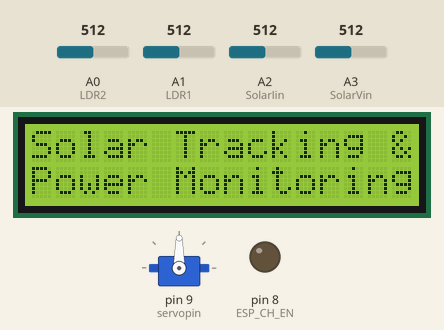
A sketch run on a simulated Arduino Uno, built with avr-gcc and run on an emulated ATmega328P. Shown: servo, 16×2 character LCD, output pins drawn as LEDs (lit = HIGH). The test bench sets the inputs (shaded band); at power-on: A0 (LDR2) = 512, A1 (LDR1) = 512, A2 (SolarIin) = 512, A3 (SolarVin) = 512. The modem accepts every AT command (registered, SIM ready, sends succeed) and sends nothing else; what the sketch prints to the serial monitor is not drawn.

Above: at 3.3 s.
3.4 s: A0 (LDR2) set to 580
15.8 s: A0 (LDR2) set to 595
At 17.8 s:
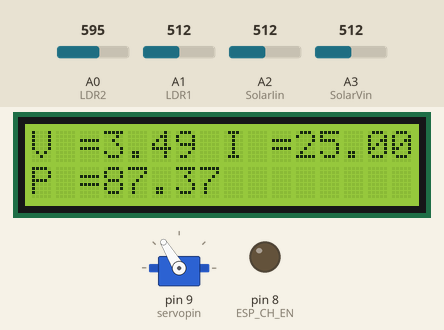
27.8 s: A1 (LDR1) set to 656
40.1 s: A1 (LDR1) set to 688
At 43.9 s:
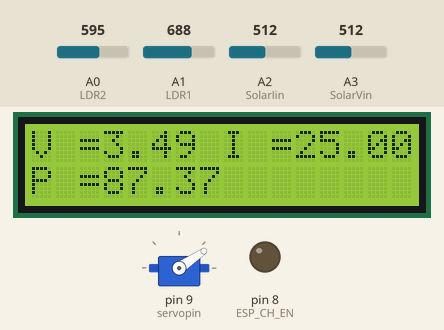
44.1 s: A2 (SolarIin) set to 716
At 52.2 s:
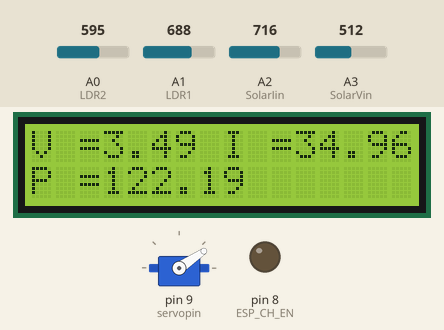
52.5 s: A3 (SolarVin) set to 306
At 63.9 s:
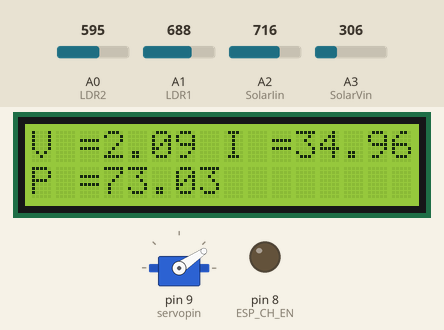
Timing chart, 0 to 65.4 s (numbered marks = the images above; inputs shaded):
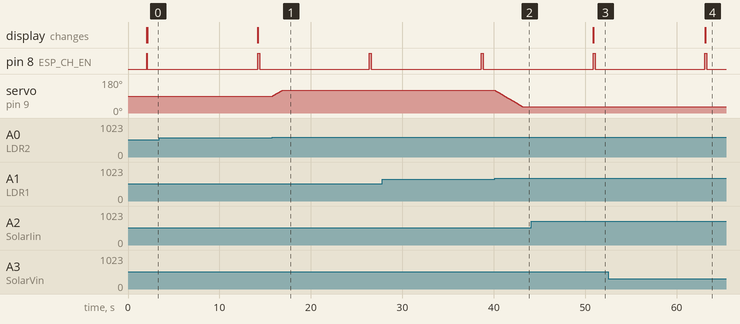

Measured:
- the behaviour switches between 587 and 588 on A0 (LDR2) (found by bisection; images 0 and 1)
- the behaviour switches between 670 and 671 on A1 (LDR1) (found by bisection; images 1 and 2)
- after the input at 15.8 s, servo on pin 9 (servopin): moves from 90° to 121° over 1.1 s, starting at once
- after the input at 40.1 s, servo on pin 9 (servopin): moves from 121° to 34° over 3.0 s, starting at once
- after the input at 44.1 s, the display: changes after 6.8 s (image 3)
- after the input at 52.5 s, the display: changes after 10.6 s (image 4)

The sketch:

Solar_Power_Monitoring.ino
```cpp
#include <SoftwareSerial.h>
#include <Servo.h>
#include <LiquidCrystal.h>

#define RX 10
#define TX 12
#define ESP_CH_EN 8
#define SolarIin A2
#define SolarVin A3

String AP = "Symcore";       // ACCESS POINT NAME
String PASS = "SymcoreWifi@123"; // AP PASSWORD
String API = "A7HGCVKDDVJRX8Q3";   // THINGSPEAK API KEY
String HOST = "api.thingspeak.com";
String PORT = "80";
String Vfield = "field1"; //THINGSPEAK VOLTAGE FIELD
String Ifield = "field2"; //THINGSPEAK CURRENT FIELD
String Pfield = "field3"; //THINGSPEAK POWER FIELD

int countTrueCommand;
int countTimeCommand;
int initial_position = 90;
int LDR1 = A1;            //connect The LDR1 on Pin A0
int LDR2 = A0;            //Connect The LDR2 on pin A1
int error = 75;
int servopin= 9;

const int rs = 6, en = 7, d4 = 2, d5 = 3, d6 = 4, d7 = 5;

double Voltage=0;
double Current=0;
double Power=0;
double valVoltage = 0;
double valCurrent = 0;
double valPower = 0;

boolean found = false;

LiquidCrystal lcd(rs, en, d4, d5, d6, d7);
SoftwareSerial ESP8266(RX,TX);
Servo SG90;

void setup()
{

  //solar tracker setup start
  SG90.attach(servopin);
  pinMode(LDR1, INPUT);
  pinMode(LDR2, INPUT);
  SG90.write(initial_position);
  delay(2000);
  //solar tracker setup end

  //Solar power Monitoring Setup Start
  pinMode(SolarVin, INPUT);
  pinMode(SolarIin, INPUT);
  pinMode(ESP_CH_EN, OUTPUT);

  lcd.begin(16, 2);
  Serial.begin(9600);
  ESP8266.begin(115200);

  digitalWrite(ESP_CH_EN, HIGH);
  sendCommand("AT",5,"OK");
  sendCommand("AT+CWMODE=1",5,"OK");
  sendCommand("AT+CWJAP=\""+ AP +"\",\""+ PASS +"\"",20,"OK");
  digitalWrite(ESP_CH_EN, LOW);
  lcd.setCursor(0, 0);
  lcd.print("Solar Tracking &");
  lcd.setCursor(0, 1);
  lcd.print("Power Monitoring &");
 //Solar power Monitoring Setup END


}

void loop() {


int starttime = millis();
int endtime = starttime;

while((endtime - starttime) <=12000) // do this loop for up to 10000mS
{
 SolarTracking();
 endtime = millis();
}

 valVoltage = getVoltageData();
 valCurrent = getCurrentData();
 valPower = getPowerData();
 String LCDdataL1= "V ="+String(valVoltage)+" I ="+String(valCurrent);
 String LCDdataL2= "P ="+String(valPower);
 lcd.clear();
 lcd.setCursor(0, 0);
 lcd.print(LCDdataL1);
 lcd.setCursor(0, 1);
 lcd.print(LCDdataL2);
 digitalWrite(ESP_CH_EN, HIGH);
 String getData = "GET /update?api_key="+ API +"&"+ Vfield +"="+String(valVoltage)+"&"+ Ifield +"="+String(valCurrent)+"&"+ Pfield +"="+String(valPower);
 SolarTracking();
 sendCommand("AT+CIPMUX=1",5,"OK");
 SolarTracking();
 sendCommand("AT+CIPSTART=0,\"TCP\",\""+ HOST +"\","+ PORT,15,"OK");
 SolarTracking();
 sendCommand("AT+CIPSEND=0," +String(getData.length()+4),4,">"); //send data to thingspeak
 SolarTracking();
 ESP8266.println(getData); //print on serial monitor
 SolarTracking();
 delay(20);
 countTrueCommand++;
 sendCommand("AT+CIPCLOSE=0",5,"OK");
 digitalWrite(ESP_CH_EN, LOW);

}

int SolarTracking()
{
  int R1 = analogRead(LDR1); // read  LDR 1

  int R2 = analogRead(LDR2); // read  LDR 2

  int diff1= abs(R1 - R2);
  int diff2= abs(R2 - R1);


  if((diff1 <= error) || (diff2 <= error)) {


  }

else {
    if((R1 > R2) && (SG90.read() >= 35))

   {

 initial_position = --initial_position;

   }

 if((R1 < R2) && (SG90.read() <= 120))

    {

    initial_position = ++initial_position;

  }

 }
   SG90.write(initial_position);

 delay(35);
}

double getVoltageData()
{
  Voltage = ((0.004883*analogRead(SolarVin))*52.7)/37.7;
  return Voltage; // Replace with
}

double getCurrentData()
{
  Current=((0.004883*analogRead(SolarIin))*1000)/100; //measure current in milliamps
  return Current; // Replace with
}

double getPowerData()
{
  valVoltage = getVoltageData();
  valCurrent = getCurrentData();
  Power = valVoltage*valCurrent;
  return Power; // Replace with
}

void sendCommand(String command, int maxTime, char readReplay[])
{
  Serial.print(countTrueCommand);
  Serial.print(". at command => ");
  Serial.print(command);
  Serial.print(" ");
  while(countTimeCommand < (maxTime*1))
  {
    ESP8266.println(command);//at+cipsend
    if(ESP8266.find(readReplay))//ok
    {
      found = true;
      break;
    }

    countTimeCommand++;
  }

  if(found == true)
  {
    Serial.println("OYI");
    countTrueCommand++;
    countTimeCommand = 0;
  }

  if(found == false)
  {
    Serial.println("Fail");
    countTrueCommand = 0;
    countTimeCommand = 0;
  }

  found = false;
 }
```
